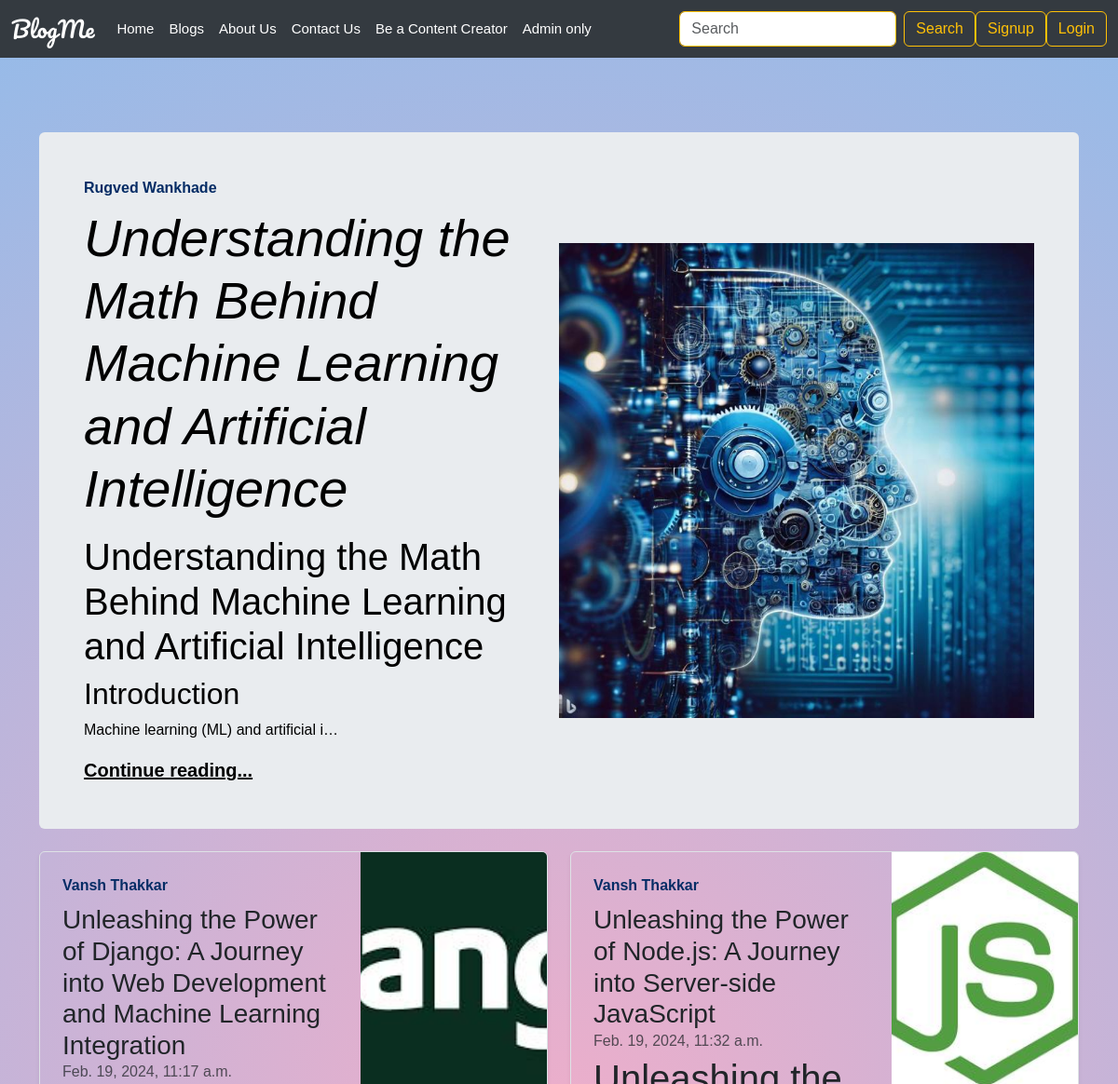
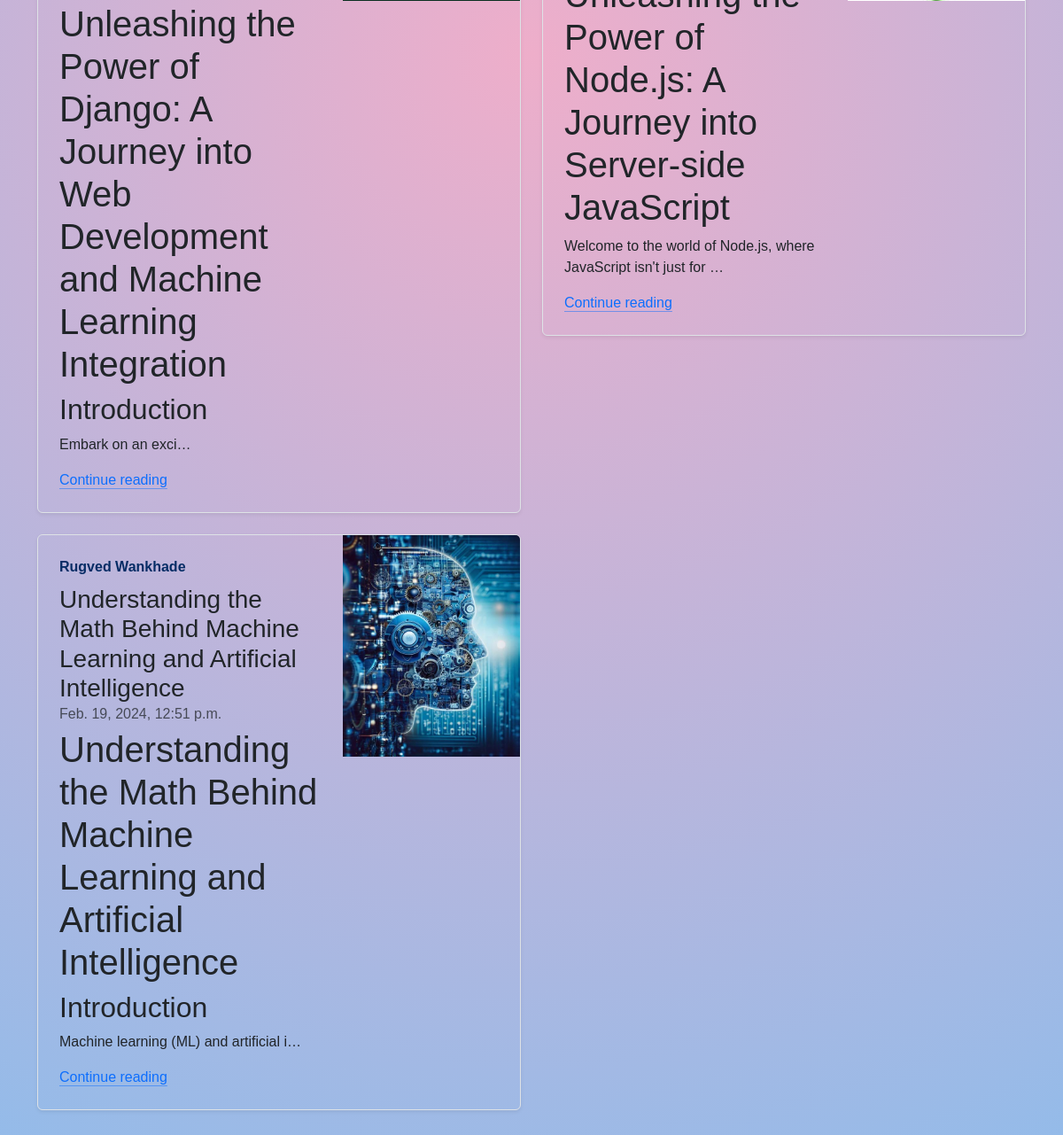
Screenshot of /blog/ with the database file from the repository (2 pictures, top to bottom).
### blog/models.py (models this page shows, shortened)
class Post(models.Model):
    pid=models.AutoField(primary_key=True)
    title=models.CharField(max_length=255)
    author=models.CharField(max_length=15)
    content=models.TextField()
    slug=models.CharField(max_length=100)
    timestamp=models.DateTimeField(blank=True)
    image = models.ImageField(upload_to=upload_to, default='default-image.jpg')

### blog/views.py (the view)
# urls.py: path('', views.blogHome, name='blogHome'),
def blogHome(request):
    allPosts = Post.objects.all()
    latest_post = allPosts.order_by('-timestamp').first()
    context = {'allPosts': allPosts, 'latest_post': latest_post}
    return render(request, 'blog/blogHome.html', context)

### templates/blog/blogHome.html (shortened to what this page needs)
{% extends 'home/base.html' %}
{% block blogactive %}active{% endblock %}
{% block body %}
<div class="mt-7">
<main class="container">
    <div class="p-4 p-md-5 mb-4 rounded text-body-emphasis bg-body-secondary d-flex justify-content-between align-items-center">
      <div class="col-lg-6 px-0">
        <strong class="d-inline-block mb-2 text-primary-emphasis">{{ latest_post.author }}</strong>
        <h1 class="display-4 fst-italic">{{ latest_post.title|safe }}</h1>
        <p class="lead my-3">{{ latest_post.content|safe | truncatechars:150 }}</p>
        <p class="lead mb-0"><a href="/blog/{{ latest_post.slug }}" class="text-body-emphasis fw-bold">Continue reading...</a></p>
      </div>
      <div class="col-lg-6 px-0">
        {% if latest_post.image %}
        <img src="{{ latest_post.image.url }}" alt="Latest Post Image" class="img-fluid">
        {% endif %}
      </div>
    </div>
    <div class="row mb-2">
    {% for post in allPosts %}
      <div class="col-md-6">
        <div class="row g-0 border rounded overflow-hidden flex-md-row mb-4 shadow-sm h-md-250 position-relative">
          <div class="col p-4 d-flex flex-column position-static">
            <strong class="d-inline-block mb-2 text-primary-emphasis">{{ post.author }}</strong>
            <h3 class="mb-0">{{ post.title }}</h3>
            <div class="mb-1 text-body-secondary">{{ post.timestamp }}</div>
            <p class="card-text mb-auto">{{ post.content|safe | truncatechars:150 }}</p>
            <a href="/blog/{{ post.slug }}/" class="icon-link gap-1 icon-link-hover stretched-link">
              Continue reading
              <svg class="bi"><use xlink:href="#chevron-right"></use></svg>
            </a>
          </div>
          <div class="col-auto d-none d-lg-block">
            {% if post.image %}
            <img src="{{ post.image.url }}" alt="Post Image" class="thumbnail-img">
            {% endif %}
          </div>
        </div>
      </div>
      {% endfor %}
    </div>
  </main>
</div>
{% endblock %}

### templates/home/base.html (shortened to what this page needs)
<!doctype html>
<html lang="en">
  <head>
    {% load static %}
    <link href="https://cdn.jsdelivr.net/npm/bootstrap@5.3.2/dist/css/bootstrap.min.css" rel="stylesheet">
    <link rel="stylesheet" href="{% static 'css/base.css' %}">
  </head>
  <body>
    <nav class="navbar navbar-expand-lg bg-body-tertiary navbar-custom">
        <div class="container-fluid">
          <a class="navbar-brand pacifico-regular" href="/">BlogMe</a>
          <div class="collapse navbar-collapse" id="navbarSupportedContent">
            <ul class="navbar-nav me-auto mb-2 mb-lg-0">
              <li class="nav-item">
                <a class="nav-link {% block homeactive %}{% endblock %}" aria-current="page" href="/">Home</a>
              </li>
              <li class="nav-item">
                <a class="nav-link {% block blogactive %}{% endblock %}" href="/blog">Blogs</a>
              </li>
              <li class="nav-item">
                <a class="nav-link {% block aboutactive %}{% endblock %}" href="/about">About Us</a>
              </li>
              <li class="nav-item">
                <a class="nav-link {% block contactactive %}{% endblock %}" href="/contact">Contact Us</a>
              </li>
              <li class="nav-item">
                <a class="nav-link {% block createactive %}{% endblock %}" href="/create">Be a Content Creator</a>
              </li>
              <li class="nav-item">
                <a class="nav-link {% block adminactive %}{% endblock %}" target="_blank" href="/admin">Admin only</a>
              </li>
            </ul>
            <form class="d-flex" role="search" method="get" action="/search/">
              <input class="form-control me-2" name="search" id="search" type="search" placeholder="Search" aria-label="Search">
              <button class="btn btn-outline-warning" type="submit">Search</button>
            </form>
            {% if user.is_authenticated %}
            <span id="logguser">Welcome {{ request.user }}</span>
            <button type="button" class="btn btn-outline-success" data-bs-toggle="modal" data-bs-target="#logoutModal">
              Logout
            </button>
            {% else %}
            <button type="button" class="btn btn-outline-warning custom-margg" data-bs-toggle="modal" data-bs-target="#signupModal">
              Signup
            </button>
            <button type="button" class="btn btn-outline-warning custom-margg" data-bs-toggle="modal" data-bs-target="#loginModal">
              Login
            </button>
            {% endif %}
          </div>
        </div>
      </nav>
      {% block body %}{% endblock %}
  </body>
</html>

### static/css/base.css (style rules this page uses)
body { font-family: 'Poppins', sans-serif; background: rgb(238,174,202); background: radial-gradient(circle, rgba(238,174,202,1) 0%, rgba(148,187,233,1) 100%); }
nav { font-size: 0.8rem!important; }
.navbar-custom { background-color: #343a40 !important; }
.navbar-brand { color: #fff !important; font-weight: bold; font-size: 24px; }
.nav-link { color: #fff !important; font-size: 15px; }
.btn-outline-warning, .btn-outline-success { color: #ffc107 !important; border-color: #ffc107 !important; }
#search { font-family: 'Poppins', sans-serif !important; border-color: #ffc107 !important; color: #ffc107 !important; }
.pacifico-regular { font-family: "Pacifico", cursive; font-weight: 400; font-style: normal; }

### templates/blog/blogHome.html (style rules this page uses)
.mt-7 { margin-top: 5rem; }
.thumbnail-img { width: 200px; height: 250px; object-fit: cover; }

### rows the page displays
Post: author "Rugved Wankhade", title "Understanding the Math Behind Machine Learning and Artificial Intelligence", content "Understanding the Math Behind Machine Learning and Artificial Intelligence Introduction Machine learning (ML) and artificial i…", image (picture), timestamp "Feb. 19, 2024, 12:51 p.m."
Post: author "Vansh Thakkar", title "Unleashing the Power of Django: A Journey into Web Development and Machine Learning Integration", timestamp "Feb. 19, 2024, 11:17 a.m.", content "Unleashing the Power of Django: A Journey into Web Development and Machine Learning Integration Introduction Embark on an exci…", image (picture)
Post: author "Vansh Thakkar", title "Unleashing the Power of Node.js: A Journey into Server-side JavaScript", timestamp "Feb. 19, 2024, 11:32 a.m.", content "Unleashing the Power of Node.js: A Journey into Server-side JavaScript Welcome to the world of Node.js, where JavaScript isn't just for …", image (picture)
